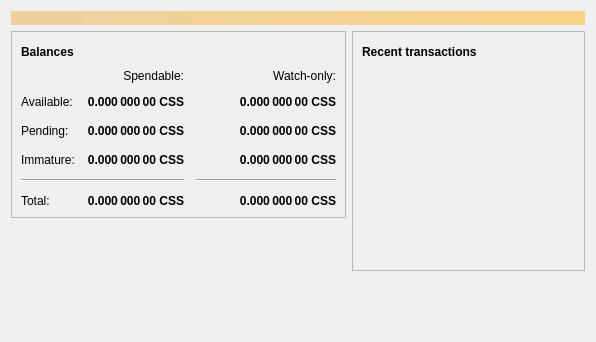
<?xml version="1.0" encoding="UTF-8"?>
<ui version="4.0">
 <class>OverviewPage</class>
 <widget class="QWidget" name="OverviewPage">
  <property name="geometry">
   <rect>
    <x>0</x>
    <y>0</y>
    <width>596</width>
    <height>342</height>
   </rect>
  </property>
  <property name="windowTitle">
   <string>Form</string>
  </property>
  <layout class="QVBoxLayout" name="topLayout">
   <item>
    <widget class="QLabel" name="labelAlerts">
     <property name="visible">
      <bool>false</bool>
     </property>
     <property name="styleSheet">
      <string notr="true">QLabel { background-color: qlineargradient(x1: 0, y1: 0, x2: 1, y2: 0, stop:0 #F0D0A0, stop:1 #F8D488); color:#000000; }</string>
     </property>
     <property name="wordWrap">
      <bool>true</bool>
     </property>
     <property name="margin">
      <number>3</number>
     </property>
     <property name="textInteractionFlags">
      <set>Qt::TextSelectableByMouse</set>
     </property>
    </widget>
   </item>
   <item>
    <layout class="QHBoxLayout" name="horizontalLayout" stretch="1,1">
     <item>
      <layout class="QVBoxLayout" name="verticalLayout_2">
       <item>
        <widget class="QFrame" name="frame">
         <property name="frameShape">
          <enum>QFrame::StyledPanel</enum>
         </property>
         <property name="frameShadow">
          <enum>QFrame::Raised</enum>
         </property>
         <layout class="QVBoxLayout" name="verticalLayout_4">
          <item>
           <layout class="QHBoxLayout" name="horizontalLayout_4">
            <item>
             <widget class="QLabel" name="label_5">
              <property name="font">
               <font>
                <weight>75</weight>
                <bold>true</bold>
               </font>
              </property>
              <property name="text">
               <string>Balances</string>
              </property>
             </widget>
            </item>
            <item>
             <widget class="QPushButton" name="labelWalletStatus">
              <property name="enabled">
               <bool>true</bool>
              </property>
              <property name="maximumSize">
               <size>
                <width>30</width>
                <height>16777215</height>
               </size>
              </property>
              <property name="toolTip">
               <string>The displayed information may be out of date. Your wallet automatically synchronizes with the Csscoin network after a connection is established, but this process has not completed yet.</string>
              </property>
              <property name="text">
               <string/>
              </property>
              <property name="icon">
               <iconset resource="../bitcoin.qrc">
                <normaloff>:/icons/warning</normaloff>
                <disabledoff>:/icons/warning</disabledoff>:/icons/warning</iconset>
              </property>
              <property name="iconSize">
               <size>
                <width>24</width>
                <height>24</height>
               </size>
              </property>
              <property name="flat">
               <bool>true</bool>
              </property>
             </widget>
            </item>
            <item>
             <spacer name="horizontalSpacer_3">
              <property name="orientation">
               <enum>Qt::Horizontal</enum>
              </property>
              <property name="sizeHint" stdset="0">
               <size>
                <width>40</width>
                <height>20</height>
               </size>
              </property>
             </spacer>
            </item>
           </layout>
          </item>
          <item>
           <layout class="QGridLayout" name="gridLayout">
            <property name="spacing">
             <number>12</number>
            </property>
            <item row="2" column="2">
             <widget class="QLabel" name="labelWatchPending">
              <property name="font">
               <font>
                <weight>75</weight>
                <bold>true</bold>
               </font>
              </property>
              <property name="cursor">
               <cursorShape>IBeamCursor</cursorShape>
              </property>
              <property name="toolTip">
               <string>Unconfirmed transactions to watch-only addresses</string>
              </property>
              <property name="text">
               <string notr="true">0.000 000 00 CSS</string>
              </property>
              <property name="alignment">
               <set>Qt::AlignRight|Qt::AlignTrailing|Qt::AlignVCenter</set>
              </property>
              <property name="textInteractionFlags">
               <set>Qt::LinksAccessibleByMouse|Qt::TextSelectableByKeyboard|Qt::TextSelectableByMouse</set>
              </property>
             </widget>
            </item>
            <item row="2" column="1">
             <widget class="QLabel" name="labelUnconfirmed">
              <property name="font">
               <font>
                <weight>75</weight>
                <bold>true</bold>
               </font>
              </property>
              <property name="cursor">
               <cursorShape>IBeamCursor</cursorShape>
              </property>
              <property name="toolTip">
               <string>Total of transactions that have yet to be confirmed, and do not yet count toward the spendable balance</string>
              </property>
              <property name="text">
               <string notr="true">0.000 000 00 CSS</string>
              </property>
              <property name="alignment">
               <set>Qt::AlignRight|Qt::AlignTrailing|Qt::AlignVCenter</set>
              </property>
              <property name="textInteractionFlags">
               <set>Qt::LinksAccessibleByMouse|Qt::TextSelectableByKeyboard|Qt::TextSelectableByMouse</set>
              </property>
             </widget>
            </item>
            <item row="3" column="2">
             <widget class="QLabel" name="labelWatchImmature">
              <property name="font">
               <font>
                <weight>75</weight>
                <bold>true</bold>
               </font>
              </property>
              <property name="cursor">
               <cursorShape>IBeamCursor</cursorShape>
              </property>
              <property name="toolTip">
               <string>Mined balance in watch-only addresses that has not yet matured</string>
              </property>
              <property name="text">
               <string notr="true">0.000 000 00 CSS</string>
              </property>
              <property name="alignment">
               <set>Qt::AlignRight|Qt::AlignTrailing|Qt::AlignVCenter</set>
              </property>
              <property name="textInteractionFlags">
               <set>Qt::LinksAccessibleByMouse|Qt::TextSelectableByKeyboard|Qt::TextSelectableByMouse</set>
              </property>
             </widget>
            </item>
            <item row="4" column="0" colspan="2">
             <widget class="Line" name="line">
              <property name="orientation">
               <enum>Qt::Horizontal</enum>
              </property>
             </widget>
            </item>
            <item row="4" column="2">
             <widget class="Line" name="lineWatchBalance">
              <property name="sizePolicy">
               <sizepolicy hsizetype="Preferred" vsizetype="Fixed">
                <horstretch>0</horstretch>
                <verstretch>0</verstretch>
               </sizepolicy>
              </property>
              <property name="minimumSize">
               <size>
                <width>140</width>
                <height>0</height>
               </size>
              </property>
              <property name="orientation">
               <enum>Qt::Horizontal</enum>
              </property>
             </widget>
            </item>
            <item row="5" column="0">
             <widget class="QLabel" name="labelTotalText">
              <property name="text">
               <string>Total:</string>
              </property>
             </widget>
            </item>
            <item row="3" column="1">
             <widget class="QLabel" name="labelImmature">
              <property name="font">
               <font>
                <weight>75</weight>
                <bold>true</bold>
               </font>
              </property>
              <property name="cursor">
               <cursorShape>IBeamCursor</cursorShape>
              </property>
              <property name="toolTip">
               <string>Mined balance that has not yet matured</string>
              </property>
              <property name="text">
               <string notr="true">0.000 000 00 CSS</string>
              </property>
              <property name="alignment">
               <set>Qt::AlignRight|Qt::AlignTrailing|Qt::AlignVCenter</set>
              </property>
              <property name="textInteractionFlags">
               <set>Qt::LinksAccessibleByMouse|Qt::TextSelectableByKeyboard|Qt::TextSelectableByMouse</set>
              </property>
             </widget>
            </item>
            <item row="2" column="3">
             <spacer name="horizontalSpacer_2">
              <property name="orientation">
               <enum>Qt::Horizontal</enum>
              </property>
              <property name="sizeHint" stdset="0">
               <size>
                <width>40</width>
                <height>20</height>
               </size>
              </property>
             </spacer>
            </item>
            <item row="3" column="0">
             <widget class="QLabel" name="labelImmatureText">
              <property name="text">
               <string>Immature:</string>
              </property>
             </widget>
            </item>
            <item row="5" column="1">
             <widget class="QLabel" name="labelTotal">
              <property name="font">
               <font>
                <weight>75</weight>
                <bold>true</bold>
               </font>
              </property>
              <property name="cursor">
               <cursorShape>IBeamCursor</cursorShape>
              </property>
              <property name="toolTip">
               <string>Your current total balance</string>
              </property>
              <property name="text">
               <string notr="true">0.000 000 00 CSS</string>
              </property>
              <property name="alignment">
               <set>Qt::AlignRight|Qt::AlignTrailing|Qt::AlignVCenter</set>
              </property>
              <property name="textInteractionFlags">
               <set>Qt::LinksAccessibleByMouse|Qt::TextSelectableByKeyboard|Qt::TextSelectableByMouse</set>
              </property>
             </widget>
            </item>
            <item row="5" column="2">
             <widget class="QLabel" name="labelWatchTotal">
              <property name="font">
               <font>
                <weight>75</weight>
                <bold>true</bold>
               </font>
              </property>
              <property name="cursor">
               <cursorShape>IBeamCursor</cursorShape>
              </property>
              <property name="toolTip">
               <string>Current total balance in watch-only addresses</string>
              </property>
              <property name="text">
               <string notr="true">0.000 000 00 CSS</string>
              </property>
              <property name="alignment">
               <set>Qt::AlignRight|Qt::AlignTrailing|Qt::AlignVCenter</set>
              </property>
              <property name="textInteractionFlags">
               <set>Qt::LinksAccessibleByMouse|Qt::TextSelectableByKeyboard|Qt::TextSelectableByMouse</set>
              </property>
             </widget>
            </item>
            <item row="0" column="2">
             <widget class="QLabel" name="labelWatchonly">
              <property name="text">
               <string>Watch-only:</string>
              </property>
              <property name="alignment">
               <set>Qt::AlignRight|Qt::AlignTrailing|Qt::AlignVCenter</set>
              </property>
             </widget>
            </item>
            <item row="1" column="0">
             <widget class="QLabel" name="labelBalanceText">
              <property name="text">
               <string>Available:</string>
              </property>
             </widget>
            </item>
            <item row="1" column="1">
             <widget class="QLabel" name="labelBalance">
              <property name="font">
               <font>
                <weight>75</weight>
                <bold>true</bold>
               </font>
              </property>
              <property name="cursor">
               <cursorShape>IBeamCursor</cursorShape>
              </property>
              <property name="toolTip">
               <string>Your current spendable balance</string>
              </property>
              <property name="text">
               <string notr="true">0.000 000 00 CSS</string>
              </property>
              <property name="alignment">
               <set>Qt::AlignRight|Qt::AlignTrailing|Qt::AlignVCenter</set>
              </property>
              <property name="textInteractionFlags">
               <set>Qt::LinksAccessibleByMouse|Qt::TextSelectableByKeyboard|Qt::TextSelectableByMouse</set>
              </property>
             </widget>
            </item>
            <item row="1" column="2">
             <widget class="QLabel" name="labelWatchAvailable">
              <property name="font">
               <font>
                <weight>75</weight>
                <bold>true</bold>
               </font>
              </property>
              <property name="cursor">
               <cursorShape>IBeamCursor</cursorShape>
              </property>
              <property name="toolTip">
               <string>Your current balance in watch-only addresses</string>
              </property>
              <property name="text">
               <string notr="true">0.000 000 00 CSS</string>
              </property>
              <property name="alignment">
               <set>Qt::AlignRight|Qt::AlignTrailing|Qt::AlignVCenter</set>
              </property>
              <property name="textInteractionFlags">
               <set>Qt::LinksAccessibleByMouse|Qt::TextSelectableByKeyboard|Qt::TextSelectableByMouse</set>
              </property>
             </widget>
            </item>
            <item row="2" column="0">
             <widget class="QLabel" name="labelPendingText">
              <property name="text">
               <string>Pending:</string>
              </property>
             </widget>
            </item>
            <item row="0" column="1">
             <widget class="QLabel" name="labelSpendable">
              <property name="text">
               <string>Spendable:</string>
              </property>
              <property name="alignment">
               <set>Qt::AlignRight|Qt::AlignTrailing|Qt::AlignVCenter</set>
              </property>
             </widget>
            </item>
           </layout>
          </item>
         </layout>
        </widget>
       </item>
       <item>
        <spacer name="verticalSpacer">
         <property name="orientation">
          <enum>Qt::Vertical</enum>
         </property>
         <property name="sizeHint" stdset="0">
          <size>
           <width>20</width>
           <height>40</height>
          </size>
         </property>
        </spacer>
       </item>
      </layout>
     </item>
     <item>
      <layout class="QVBoxLayout" name="verticalLayout_3">
       <item>
        <widget class="QFrame" name="frame_2">
         <property name="frameShape">
          <enum>QFrame::StyledPanel</enum>
         </property>
         <property name="frameShadow">
          <enum>QFrame::Raised</enum>
         </property>
         <layout class="QVBoxLayout" name="verticalLayout">
          <item>
           <layout class="QHBoxLayout" name="horizontalLayout_2">
            <item>
             <widget class="QLabel" name="label_4">
              <property name="font">
               <font>
                <weight>75</weight>
                <bold>true</bold>
               </font>
              </property>
              <property name="text">
               <string>Recent transactions</string>
              </property>
             </widget>
            </item>
            <item>
             <widget class="QPushButton" name="labelTransactionsStatus">
              <property name="enabled">
               <bool>true</bool>
              </property>
              <property name="maximumSize">
               <size>
                <width>30</width>
                <height>16777215</height>
               </size>
              </property>
              <property name="toolTip">
               <string>The displayed information may be out of date. Your wallet automatically synchronizes with the Csscoin network after a connection is established, but this process has not completed yet.</string>
              </property>
              <property name="text">
               <string/>
              </property>
              <property name="icon">
               <iconset resource="../bitcoin.qrc">
                <normaloff>:/icons/warning</normaloff>
                <disabledoff>:/icons/warning</disabledoff>:/icons/warning</iconset>
              </property>
              <property name="iconSize">
               <size>
                <width>24</width>
                <height>24</height>
               </size>
              </property>
              <property name="flat">
               <bool>true</bool>
              </property>
             </widget>
            </item>
            <item>
             <spacer name="horizontalSpacer">
              <property name="orientation">
               <enum>Qt::Horizontal</enum>
              </property>
              <property name="sizeHint" stdset="0">
               <size>
                <width>40</width>
                <height>20</height>
               </size>
              </property>
             </spacer>
            </item>
           </layout>
          </item>
          <item>
           <widget class="QListView" name="listTransactions">
            <property name="styleSheet">
             <string notr="true">QListView { background: transparent; }</string>
            </property>
            <property name="frameShape">
             <enum>QFrame::NoFrame</enum>
            </property>
            <property name="verticalScrollBarPolicy">
             <enum>Qt::ScrollBarAlwaysOff</enum>
            </property>
            <property name="horizontalScrollBarPolicy">
             <enum>Qt::ScrollBarAlwaysOff</enum>
            </property>
            <property name="selectionMode">
             <enum>QAbstractItemView::NoSelection</enum>
            </property>
           </widget>
          </item>
         </layout>
        </widget>
       </item>
       <item>
        <spacer name="verticalSpacer_2">
         <property name="orientation">
          <enum>Qt::Vertical</enum>
         </property>
         <property name="sizeHint" stdset="0">
          <size>
           <width>20</width>
           <height>40</height>
          </size>
         </property>
        </spacer>
       </item>
      </layout>
     </item>
    </layout>
   </item>
  </layout>
 </widget>
 <resources/>
 <connections/>
</ui>
